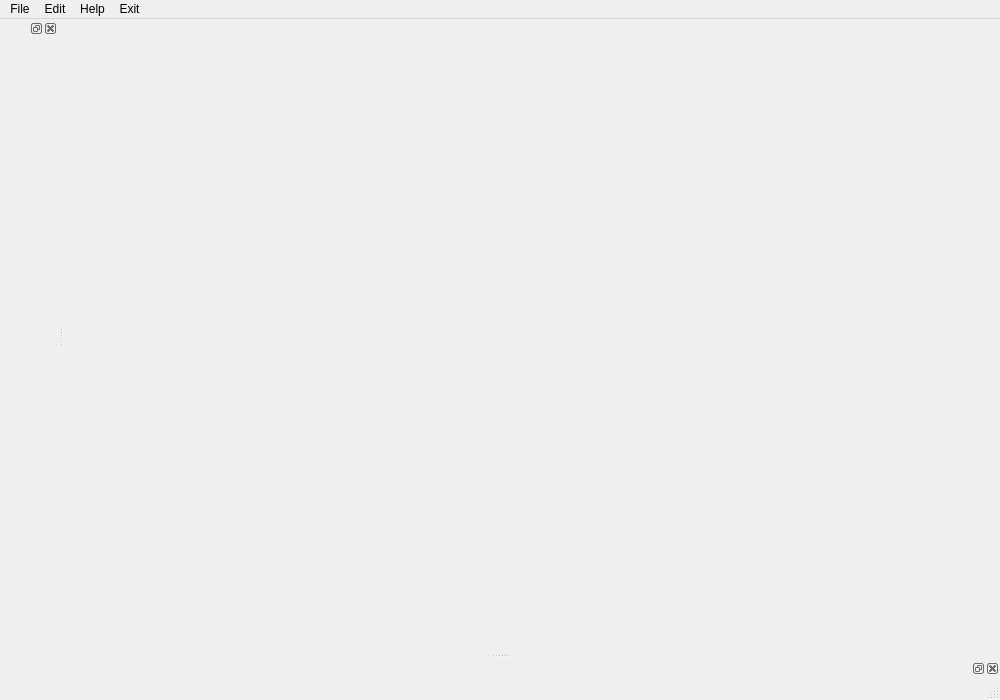
<?xml version="1.0" encoding="UTF-8"?>
<ui version="4.0">
 <class>MainWindow</class>
 <widget class="QMainWindow" name="MainWindow">
  <property name="geometry">
   <rect>
    <x>0</x>
    <y>0</y>
    <width>1000</width>
    <height>700</height>
   </rect>
  </property>
  <property name="windowTitle">
   <string>MainWindow</string>
  </property>
  <widget class="QWidget" name="centralwidget">
   <widget class="QWidget" name="viewerContainer" native="true">
    <property name="geometry">
     <rect>
      <x>0</x>
      <y>0</y>
      <width>911</width>
      <height>621</height>
     </rect>
    </property>
   </widget>
  </widget>
  <widget class="QMenuBar" name="menubar">
   <property name="geometry">
    <rect>
     <x>0</x>
     <y>0</y>
     <width>1000</width>
     <height>21</height>
    </rect>
   </property>
   <widget class="QMenu" name="menuFile">
    <property name="title">
     <string>File</string>
    </property>
   </widget>
   <widget class="QMenu" name="menuEdit">
    <property name="title">
     <string>Edit</string>
    </property>
   </widget>
   <widget class="QMenu" name="menuHelp">
    <property name="title">
     <string>Help</string>
    </property>
   </widget>
   <widget class="QMenu" name="menuExit">
    <property name="title">
     <string>Exit</string>
    </property>
   </widget>
   <addaction name="menuFile"/>
   <addaction name="menuEdit"/>
   <addaction name="menuHelp"/>
   <addaction name="menuExit"/>
  </widget>
  <widget class="QStatusBar" name="statusbar"/>
  <widget class="QDockWidget" name="dockBottom">
   <attribute name="dockWidgetArea">
    <number>8</number>
   </attribute>
   <widget class="QWidget" name="dockWidgetContents_26"/>
  </widget>
  <widget class="QDockWidget" name="dockLeft">
   <attribute name="dockWidgetArea">
    <number>1</number>
   </attribute>
   <widget class="QWidget" name="dockWidgetContents_32"/>
  </widget>
 </widget>
 <resources/>
 <connections/>
</ui>
